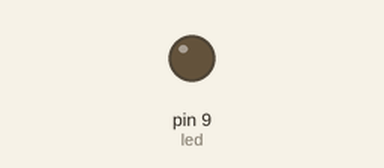
Recording of a sketch running on a simulated Arduino Uno, built with avr-gcc and run on an emulated ATmega328P. Shown: output pins drawn as LEDs (lit = HIGH).

Above: at 0.05 s.
At 3.85 s:
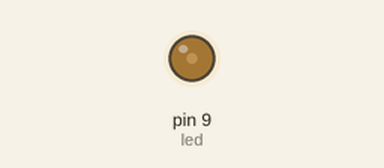
At 7.65 s:
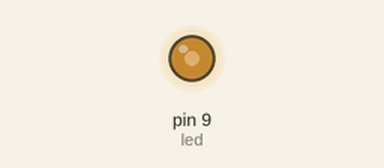
At 15.25 s:
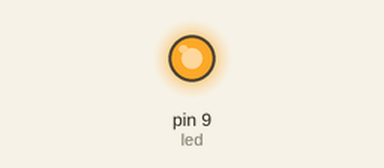
Timing chart, 0 to 19.9 s (numbered marks = the images above):
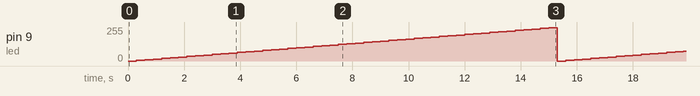

Measured:
- by itself, pin 9 (led): ramps from 0/255 to 250/255 and jumps back, once every 15.3 s

The sketch:

oneblinkled.ino
```cpp
int led = 9;
int brightness = 0;
int fadeAmount = 5;


void setup()
{
  pinMode(led, OUTPUT);
}

void loop()
{
  analogWrite(led, brightness);

  brightness = brightness + fadeAmount;

  if (brightness <= 0 || brightness >= 255)
  {
    brightness=0;
  }
  delay(300);
}
```
